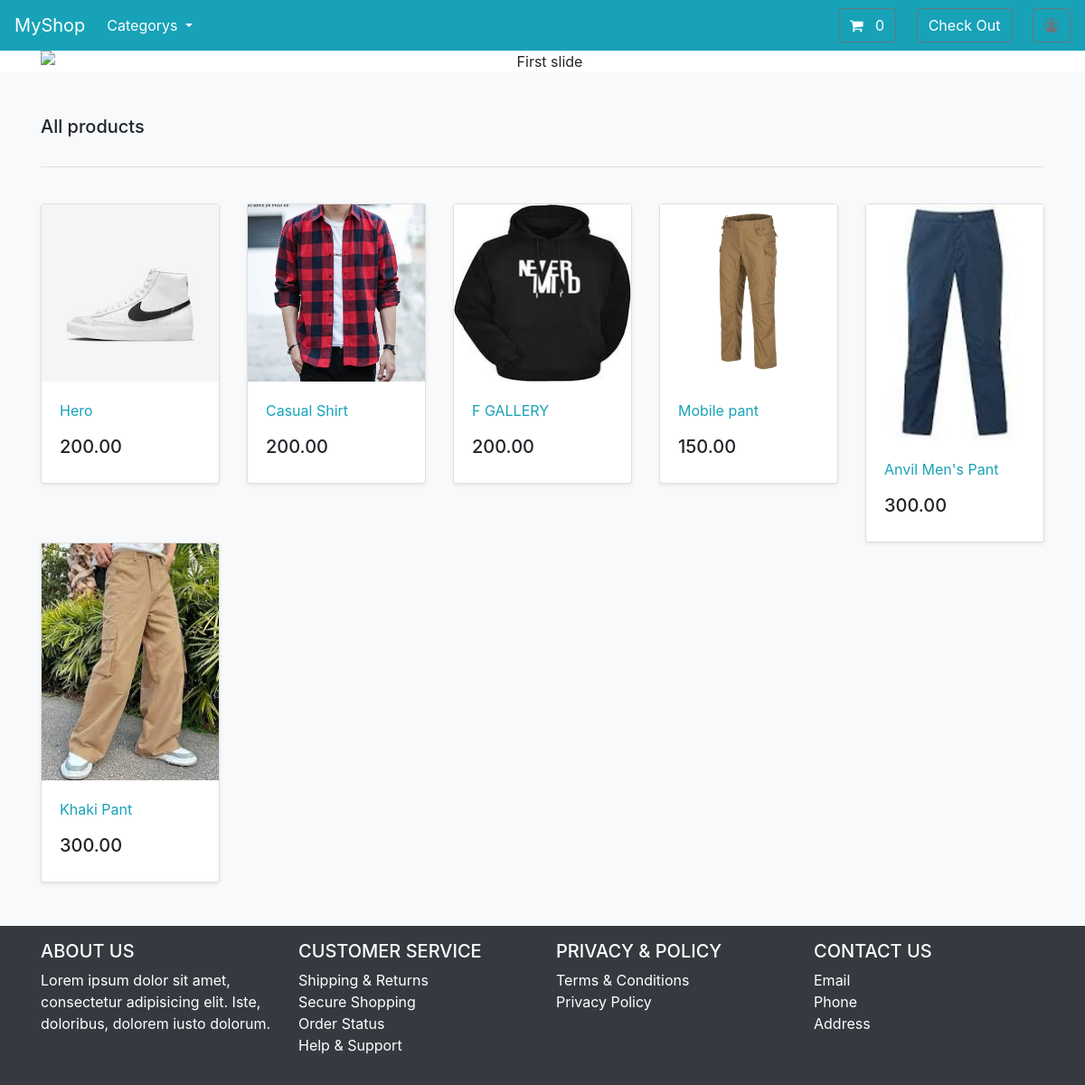
The page / on the database its author committed.
### store/models.py (models this page shows, shortened)
class Product(models.Model):
    id = models.AutoField(primary_key=True)
    category = models.ForeignKey(Category, on_delete=models.CASCADE, related_name='product',null=True, blank=True,)
    name = models.CharField(max_length=255)
    brand = models.CharField(max_length=255, null=True, blank=True,default='un-Brand')
    description = models.TextField(blank=True, null=True)
    slug = models.SlugField(max_length=255, unique=True)
    price = models.DecimalField(max_digits=6, decimal_places=2)
    image = models.ImageField(upload_to='products/')
    created_at = models.DateTimeField(auto_now_add=True)
    class Meta:
        verbose_name_plural = 'Products'
    def get_absolute_url(self):
        return reverse("product", args=[self.slug])

### store/views.py (the view)
# urls.py: path('', index, name='home'),
def index(request):
    products = Product.objects.all()
    shoes = Category.objects.get(slug='shoes')
    shirt = Category.objects.get(slug='shirt')
    hudi = Category.objects.get(slug='hudi')
    context = {
        'products': products,
        'shoes': shoes,
        'shirt': shirt,
        'hudi': hudi,
    }
    return render(request, 'store/store.html', context)

### cart/context_processors.py (called while the page is built)
def cartCount(request):
    cart = request.session.get('cart')
    if cart:
        return {'cart_count': len(cart)}
    else:
        return {'cart_count': 0}

### store/models.py (called while the page is built)
    def get_absolute_url(self):
        return reverse("category",args=[self.slug])

### store/views.py (called while the page is built)
def categorys(request):
    all_category = Category.objects.all()
    return {'all_category': all_category}

### store/templates/store/store.html (shortened to what this page needs)
{% extends 'store/base.html' %}
{% load static %}
{% block body %}
<section class=" text-center container">
    <div id="carouselExampleControls" class="carousel slide" data-ride="carousel">
  <div class="carousel-inner">
    <div class="carousel-item active">
      <img class="d-block w-100" src="https://img.pikbest.com/origin/06/43/26/44BpIkbEsTgcT.jpg!w700wp" alt="First slide">
      <div class="carousel-caption d-none d-md-block">
      </div>
    </div>
  </div>
  <a class="carousel-control-prev" href="#carouselExampleControls" role="button" data-slide="prev">
    <span class="carousel-control-prev-icon" aria-hidden="true"></span>
  </a>
  <a class="carousel-control-next" href="#carouselExampleControls" role="button" data-slide="next">
    <span class="carousel-control-next-icon" aria-hidden="true"></span>
  </a>
</div>
    </section>
    <div class="album py-5 bg-light">
        <div class="container">
          <div class="pb-3 h5"> All products </div>
          <hr>
          <br>
          <div class="row row-cols-1 row-cols-sm-2 row-cols-md-5 g-3">
            {% for p in products %}
            <div class="col">
              <div class="card shadow-sm">
                <img class="img-fluid" alt="Responsive image" src="{{p.image.url}}">
                <div class="card-body">
                  <p class="card-text">
                    <a class="text-info text-decoration-none" href="{{p.get_absolute_url}}">{{p.name|capfirst}}</a>
                  </p>
                  <div class="d-flex justify-content-between align-items-center">
                    <h5>{{p.price}}</h5>
                  </div>
                </div>
              </div>
            </div>
            {% endfor %}
          </div>
        </div>
      </div>
{% endblock body %}

### rows shown on the page
Product: image (picture), name "Hero", price "200.00"
Product: image (picture), name "Casual Shirt", price "200.00"
Product: image (picture), name "F GALLERY", price "200.00"
Product: image (picture), name "Mobile pant", price "150.00"
Product: image (picture), name "Anvil Men's Pant", price "300.00"
Product: image (picture), name "Khaki Pant", price "300.00"

### other values the page prints
{{ cart_count }} "0"
